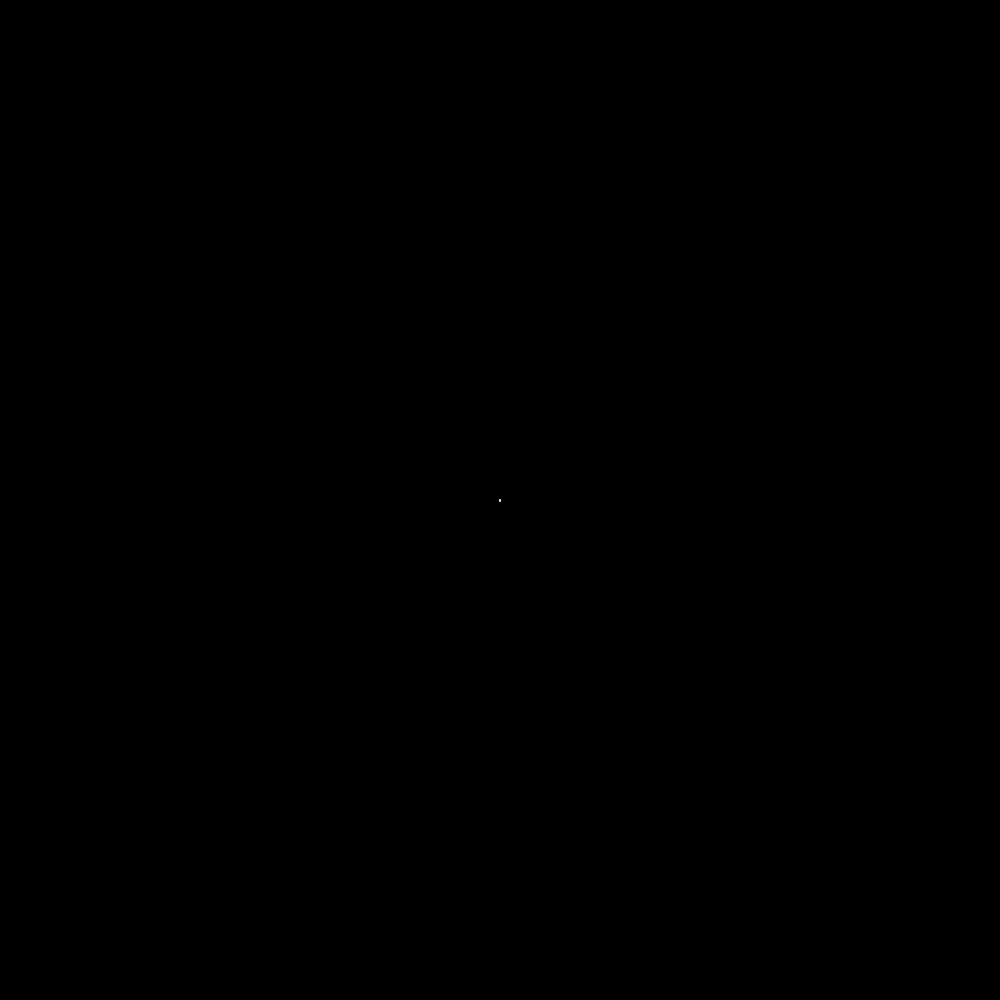
Frame 1 (no input)
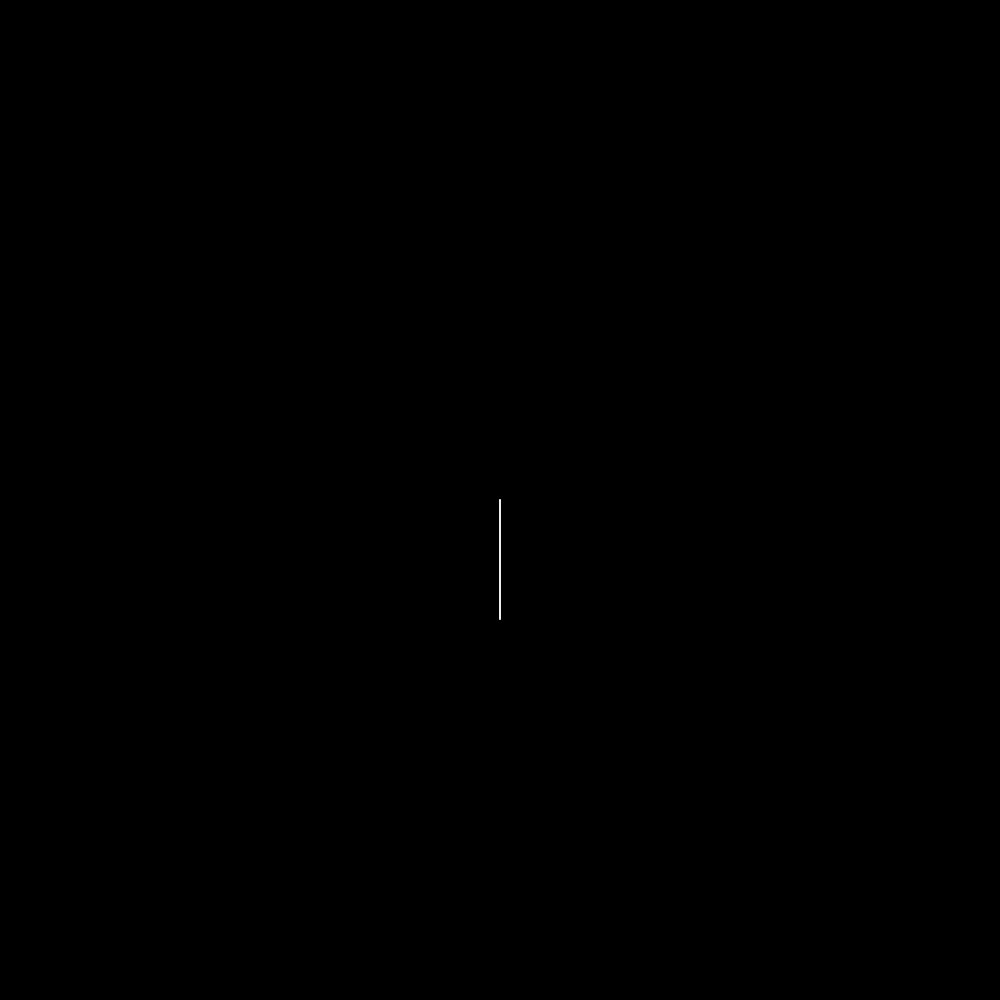
Frame 60 (no input)
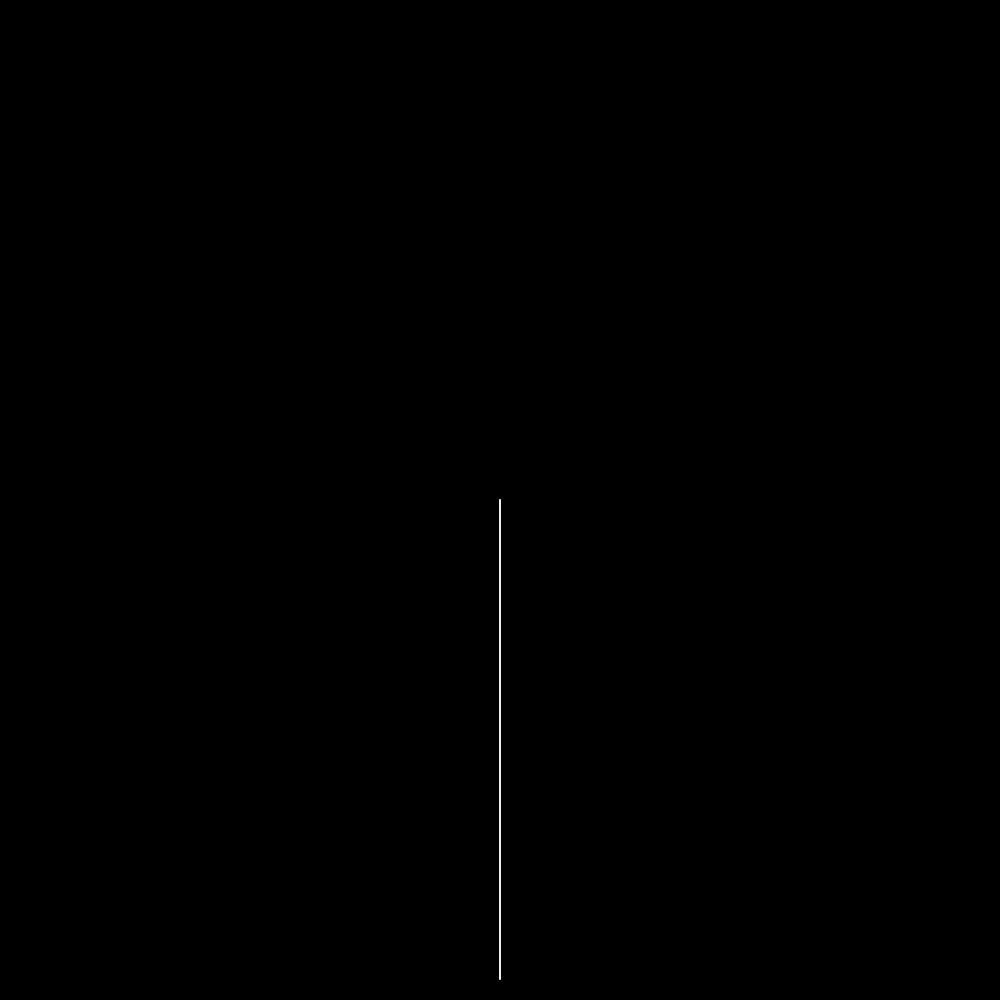
Frame 120 (the mouse pressed at the canvas centre since frame 60)

The p5.js sketch that drew these frames (run headless with seeded random() and noise() and a simulated clock; from frame 60 on, the mouse is pressed at the canvas centre):

// p5.js sketch
// ── sketch.js
let cWidth = 1000;
let xPos = 500;
let yPos = 500;
let stepSize = 1;
let angle = 90;
let angleCount = 5;

function setup() {
    createCanvas(cWidth, cWidth);
    background(0)
}

function draw() {

    let speed = map(mouseX, 0, width, 2, 10);

    for (let x = 0; x < speed; x++) {

        stroke(255);
        //let randomStroke = floor(random(2, 18));
        strokeWeight(2);
        point(xPos, yPos);


        xPos += cos(radians(angle)) * stepSize;
        yPos += sin(radians(angle)) * stepSize;

        //If the xpos position is less than or greater than width OR the ypos is less than of greater than height of canvas
        if (xPos < 0 || xPos > width || yPos < 0 || yPos > height) {
            //Call the getRandomAngle function with xPos and yPos as passed parameters
            angle = getRandomAngle(xPos, yPos)
        }
    }

}

function getRandomAngle(_x, _y) {

    let randomAngle = (floor(random(-angleCount, angleCount)) + 0.5) * 90 / angleCount;

    //console.log(randomAngle);

    //Bounce off top of canvas
    if (_y < 0) {
        return randomAngle
    }

    //Bounce off bottom of canvas
    if (_y > height) {
        return randomAngle + 180;
    }

    //Bounce off right side of canvas
    if (_x > width) {
        return randomAngle + 90;
    }

    //Bounce off left side of canvas
    if (_x < 0) {
        return randomAngle + 270;
    }
}
